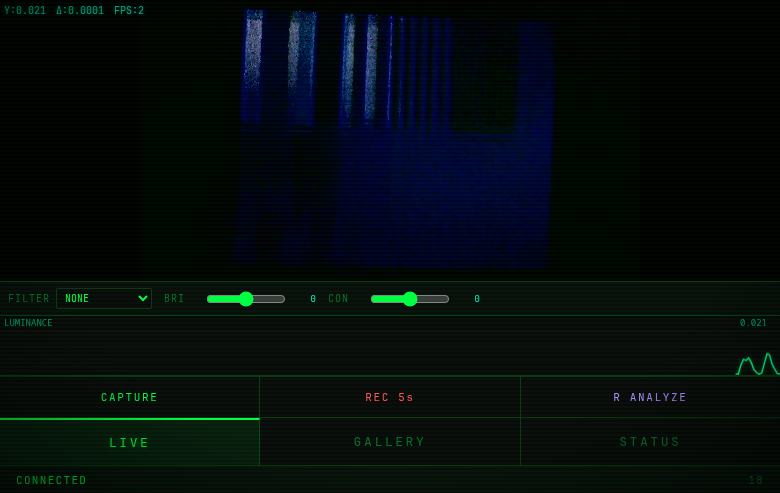
#> input picture crt-monitor-home.png, 780 x 493 px
$ python advanced_signal_analysis.py ../../crt-monitor-home.png
#> lines starting #> are read from the running program, lines starting #| are printed output that depends on the picture
#!/usr/bin/env python3
"""
Advanced Signal Analysis — deeper techniques for CRT composite video diagnostics.

This script focuses on the harder problems:
- Isolating chroma subcarrier patterns visible in webcam captures
- Measuring actual chrominance phase via YIQ decomposition
- Comparing captured bars against ideal SMPTE reference
- Band-pass filtering to isolate specific frequency content
- Generating publication-quality analysis plots (matplotlib)

Usage:
    python advanced_signal_analysis.py input.jpg [--output-dir ./results]
"""

import argparse
import sys
from pathlib import Path

import cv2
import numpy as np

HAS_MATPLOTLIB = False
try:
    import matplotlib

    matplotlib.use("Agg")  # headless
    import matplotlib.pyplot as plt

    HAS_MATPLOTLIB = True
except ImportError:
    pass

# ---------------------------------------------------------------------------
# Reference data
# ---------------------------------------------------------------------------

# NTSC 75% color bars — known chrominance phase angles (degrees, relative to burst)
NTSC_75_BARS = [
    {"name": "White", "phase": None, "ire": 77.0, "rgb_75": (191, 191, 191), "i": 0.0, "q": 0.0},
    {
        "name": "Yellow",
        "phase": 167.1,
        "ire": 69.0,
        "rgb_75": (191, 191, 0),
        "i": -0.3218,
        "q": -0.3118,
    },
    {
        "name": "Cyan",
        "phase": 283.5,
        "ire": 56.0,
        "rgb_75": (0, 191, 191),
        "i": -0.2739,
        "q": 0.3118,
    },
    {
        "name": "Green",
        "phase": 240.7,
        "ire": 48.0,
        "rgb_75": (0, 191, 0),
        "i": -0.5957,
        "q": 0.0000,
    },
    {
        "name": "Magenta",
        "phase": 60.7,
        "ire": 36.0,
        "rgb_75": (191, 0, 191),
        "i": 0.5957,
        "q": 0.0000,
    },
    {"name": "Red", "phase": 103.5, "ire": 28.0, "rgb_75": (191, 0, 0), "i": 0.2739, "q": -0.3118},
    {"name": "Blue", "phase": 347.1, "ire": 15.0, "rgb_75": (0, 0, 191), "i": 0.3218, "q": 0.3118},
    {"name": "Black", "phase": None, "ire": 7.5, "rgb_75": (0, 0, 0), "i": 0.0, "q": 0.0},
]


def bgr_to_yiq(img):
    """Convert BGR image to YIQ float arrays."""
    f = img.astype(np.float64) / 255.0
    r, g, b = f[:, :, 2], f[:, :, 1], f[:, :, 0]
    y = 0.299 * r + 0.587 * g + 0.114 * b
    i = 0.5957 * r - 0.2745 * g - 0.3213 * b
    q = 0.2115 * r - 0.5226 * g + 0.3111 * b
    return y, i, q


# ---------------------------------------------------------------------------
# 1. CHROMINANCE PHASE POLAR PLOT (requires matplotlib)
# ---------------------------------------------------------------------------


def plot_chrominance_polar(img, output_path, num_bars=8, margin_pct=0.15):
    """Polar plot of measured chrominance phase vs. NTSC reference.

    This is THE key diagnostic for composite video — if your chroma phases
    are wrong, colors will be shifted on the TV.
    """
    if not HAS_MATPLOTLIB:
        print("  [SKIP] matplotlib not available for polar plot")
        return

    h, w = img.shape[:2]
    bar_top = int(h * 0.1)
    bar_bottom = int(h * 0.6)
    bar_width = w // num_bars
    margin = int(bar_width * margin_pct)

    y, i_ch, q_ch = bgr_to_yiq(img)

    fig, (ax_polar, ax_bar) = plt.subplots(1, 2, figsize=(16, 7), subplot_kw={"projection": None})
    ax_polar = fig.add_subplot(121, projection="polar")
    ax_bar = fig.add_subplot(122)

    measured_phases = []
    measured_amps = []
    ref_phases = []
    names = []

    for idx in range(num_bars):
        bar = NTSC_75_BARS[idx]
        x_start = idx * bar_width + margin
        x_end = (idx + 1) * bar_width - margin

        roi_i = i_ch[bar_top:bar_bottom, x_start:x_end]
        roi_q = q_ch[bar_top:bar_bottom, x_start:x_end]

        i_mean = np.mean(roi_i)
        q_mean = np.mean(roi_q)
        phase = np.degrees(np.arctan2(q_mean, i_mean)) % 360
        amp = np.sqrt(i_mean**2 + q_mean**2)

        measured_phases.append(phase)
        measured_amps.append(amp)
        ref_phases.append(bar["phase"])
        names.append(bar["name"])

    # Polar plot
    bar_colors = ["gray", "#C8C800", "#00C8C8", "#00C800", "#C800C8", "#C80000", "#0000C8", "black"]
    for idx, (name, phase, amp, ref_ph) in enumerate(
        zip(names, measured_phases, measured_amps, ref_phases, strict=False)
    ):
        if ref_ph is not None and amp > 0.01:
            # Measured
            ax_polar.plot(
                np.radians(phase),
                amp,
                "o",
                markersize=10,
                color=bar_colors[idx],
                label=f"{name} ({phase:.1f}deg)",
            )
            # Reference
            ref_amp = np.sqrt(NTSC_75_BARS[idx]["i"] ** 2 + NTSC_75_BARS[idx]["q"] ** 2)
            ax_polar.plot(
                np.radians(ref_ph),
                ref_amp,
                "x",
                markersize=12,
                color=bar_colors[idx],
                markeredgewidth=2,
            )
            # Error arc
            ax_polar.annotate(
                "",
                xy=(np.radians(phase), amp),
                xytext=(np.radians(ref_ph), ref_amp),
                arrowprops=dict(arrowstyle="->", color="red", lw=0.8),
            )

    ax_polar.set_title("Chrominance Phase (o=measured, x=reference)", pad=20)
    ax_polar.legend(loc="upper right", bbox_to_anchor=(1.3, 1.0), fontsize=8)

    # Bar chart of phase errors
    errors = []
    error_names = []
    for idx, (name, phase, ref_ph) in enumerate(
        zip(names, measured_phases, ref_phases, strict=False)
    ):
        if ref_ph is not None and measured_amps[idx] > 0.01:
            err = (phase - ref_ph + 180) % 360 - 180
            errors.append(err)
            error_names.append(name)

    if errors:
        colors_err = [
            "green" if abs(e) < 10 else "orange" if abs(e) < 20 else "red" for e in errors
        ]
        ax_bar.barh(error_names, errors, color=colors_err)
        ax_bar.axvline(x=0, color="white", linewidth=0.5)
        ax_bar.axvline(x=10, color="yellow", linewidth=0.5, linestyle="--")
        ax_bar.axvline(x=-10, color="yellow", linewidth=0.5, linestyle="--")
        ax_bar.set_xlabel("Phase Error (degrees)")
        ax_bar.set_title("Chrominance Phase Error vs. NTSC Reference")
        ax_bar.set_facecolor("#1a1a1a")

    fig.patch.set_facecolor("#0d0d0d")
    ax_polar.set_facecolor("#1a1a1a")
    ax_polar.tick_params(colors="white")
    ax_polar.xaxis.label.set_color("white")
    ax_bar.tick_params(colors="white")
    ax_bar.xaxis.label.set_color("white")
    ax_bar.title.set_color("white")
    ax_polar.title.set_color("white")

    plt.tight_layout()
    plt.savefig(str(output_path), dpi=150, bbox_inches="tight", facecolor=fig.get_facecolor())
    plt.close()
    print(f"  -> {output_path}")


# ---------------------------------------------------------------------------
# 2. LUMA STAIRCASE ANALYSIS
# ---------------------------------------------------------------------------


def plot_luma_staircase(img, output_path, num_bars=8):
    """Plot horizontal luma profile showing the staircase pattern.

    Ideal color bars produce a descending staircase in luma.
    Deviations reveal gain errors, gamma issues, or sync problems.
    """
    if not HAS_MATPLOTLIB:
        print("  [SKIP] matplotlib not available for luma staircase")
        return

    gray = cv2.cvtColor(img, cv2.COLOR_BGR2GRAY)
    h, w = gray.shape

    # Average several lines in the bar region
    y_start = int(h * 0.2)
    y_end = int(h * 0.5)
    profile = np.mean(gray[y_start:y_end, :].astype(np.float64), axis=0)

    # Approximate IRE mapping
    ire_profile = (profile / 255.0) * 100.0

    # Reference staircase
    bar_width = w / num_bars
    ref_ires = [bar["ire"] for bar in NTSC_75_BARS]

    fig, (ax1, ax2) = plt.subplots(2, 1, figsize=(14, 8), gridspec_kw={"height_ratios": [3, 1]})
    fig.patch.set_facecolor("#0d0d0d")

    # Profile
    x = np.arange(len(profile))
    ax1.plot(x, ire_profile, color="#00ff00", linewidth=0.8, label="Measured")

    # Reference
    for idx, ref_ire in enumerate(ref_ires):
        x_start = int(idx * bar_width)
        x_end = int((idx + 1) * bar_width)
        ax1.hlines(
            ref_ire,
            x_start,
            x_end,
            colors="#ff4444",
            linewidths=1.5,
            linestyles="--",
            label="Reference" if idx == 0 else None,
        )
        ax1.text(
            (x_start + x_end) / 2,
            ref_ire + 2,
            NTSC_75_BARS[idx]["name"],
            ha="center",
            fontsize=8,
            color="#ff4444",
        )

    ax1.set_ylabel("Approximate IRE", color="white")
    ax1.set_title("Luma Staircase — Horizontal Profile", color="white")
    ax1.set_facecolor("#1a1a1a")
    ax1.tick_params(colors="white")
    ax1.legend(facecolor="#2a2a2a", edgecolor="white", labelcolor="white")
    ax1.set_ylim(0, 110)
    ax1.axhline(y=7.5, color="#666666", linewidth=0.5, linestyle=":")
    ax1.axhline(y=100, color="#666666", linewidth=0.5, linestyle=":")

    # Derivative (shows transitions)
    gradient = np.gradient(ire_profile)
    ax2.plot(x, gradient, color="#ffaa00", linewidth=0.5)
    ax2.set_ylabel("dIRE/dx", color="white")
    ax2.set_xlabel("Pixel X", color="white")
    ax2.set_title("Transition Gradient (spikes = bar edges)", color="white")
    ax2.set_facecolor("#1a1a1a")
    ax2.tick_params(colors="white")

    plt.tight_layout()
    plt.savefig(str(output_path), dpi=150, bbox_inches="tight", facecolor=fig.get_facecolor())
    plt.close()
    print(f"  -> {output_path}")


# ---------------------------------------------------------------------------
# 3. FREQUENCY SPECTRUM (1D horizontal) — look for subcarrier artifacts
# ---------------------------------------------------------------------------


def plot_horizontal_spectrum(img, output_path, line_y=None):
    """1D FFT of a horizontal line — can reveal subcarrier-related patterns.

    In a webcam capture of an NTSC signal, you might see energy at the
    subcarrier beat frequency (3.58 MHz aliased to whatever the pixel
    clock maps to). This manifests as fine color fringing patterns.
    """
    if not HAS_MATPLOTLIB:
        print("  [SKIP] matplotlib not available for spectrum plot")
        return

    gray = cv2.cvtColor(img, cv2.COLOR_BGR2GRAY).astype(np.float64)
    h, w = gray.shape

    if line_y is None:
        line_y = h // 3

    # Average a few lines for better SNR
    half_band = 5
    y_lo = max(0, line_y - half_band)
    y_hi = min(h, line_y + half_band)
    line = np.mean(gray[y_lo:y_hi, :], axis=0)

    # Windowed FFT
    window = np.hanning(len(line))
    windowed = (line - np.mean(line)) * window

    fft = np.fft.rfft(windowed)
    magnitude = np.abs(fft)
    freqs = np.fft.rfftfreq(len(line))  # in cycles/pixel

    fig, axes = plt.subplots(3, 1, figsize=(14, 10))
    fig.patch.set_facecolor("#0d0d0d")

    # Line profile
    axes[0].plot(line, color="#00ff00", linewidth=0.8)
    axes[0].set_title(f"Horizontal Line Profile (y={line_y})", color="white")
    axes[0].set_ylabel("Pixel Value", color="white")
    axes[0].set_facecolor("#1a1a1a")
    axes[0].tick_params(colors="white")

    # Magnitude spectrum (linear)
    axes[1].plot(freqs[1:], magnitude[1:], color="#00aaff", linewidth=0.8)
    axes[1].set_title("FFT Magnitude Spectrum (linear)", color="white")
    axes[1].set_ylabel("Magnitude", color="white")
    axes[1].set_facecolor("#1a1a1a")
    axes[1].tick_params(colors="white")

    # Magnitude spectrum (log dB)
    db = 20 * np.log10(magnitude[1:] + 1e-10)
    axes[2].plot(freqs[1:], db, color="#ff6600", linewidth=0.8)
    axes[2].set_title("FFT Magnitude Spectrum (dB)", color="white")
    axes[2].set_xlabel("Frequency (cycles/pixel)", color="white")
    axes[2].set_ylabel("dB", color="white")
    axes[2].set_facecolor("#1a1a1a")
    axes[2].tick_params(colors="white")

    # Mark some interesting frequencies
    # Nyquist is at 0.5 cycles/pixel
    axes[2].axvline(x=0.25, color="yellow", linewidth=0.5, linestyle="--", alpha=0.5)
    axes[2].text(0.25, db.max() * 0.9, "1/4 Nyq", fontsize=8, color="yellow")

    plt.tight_layout()
    plt.savefig(str(output_path), dpi=150, bbox_inches="tight", facecolor=fig.get_facecolor())
    plt.close()
    print(f"  -> {output_path}")


# ---------------------------------------------------------------------------
# 4. VERTICAL SPECTRUM — scanline frequency detection
# ---------------------------------------------------------------------------


def plot_vertical_spectrum(img, output_path):
    """1D FFT of vertical profile — finds scanline periodicity.

    The dominant vertical frequency corresponds to the scanline spacing
    as captured by the webcam.
    """
    if not HAS_MATPLOTLIB:
        print("  [SKIP] matplotlib not available for vertical spectrum")
        return

    gray = cv2.cvtColor(img, cv2.COLOR_BGR2GRAY).astype(np.float64)
    h, w = gray.shape

    # Average columns in bar region
    x_start = w // 4
    x_end = 3 * w // 4
    v_profile = np.mean(gray[:, x_start:x_end], axis=1)

    window = np.hanning(len(v_profile))
    windowed = (v_profile - np.mean(v_profile)) * window

    fft = np.fft.rfft(windowed)
    magnitude = np.abs(fft)
    freqs = np.fft.rfftfreq(len(v_profile))

    fig, (ax1, ax2) = plt.subplots(2, 1, figsize=(14, 7))
    fig.patch.set_facecolor("#0d0d0d")

    ax1.plot(v_profile, color="#00ff00", linewidth=0.8)
    ax1.set_title("Vertical Brightness Profile (averaged across bar region)", color="white")
    ax1.set_ylabel("Pixel Value", color="white")
    ax1.set_xlabel("Row (Y)", color="white")
    ax1.set_facecolor("#1a1a1a")
    ax1.tick_params(colors="white")

    db = 20 * np.log10(magnitude[1:] + 1e-10)
    ax2.plot(freqs[1:], db, color="#ff6600", linewidth=0.8)
    ax2.set_title("Vertical Frequency Spectrum (dB)", color="white")
    ax2.set_xlabel("Frequency (cycles/pixel)", color="white")
    ax2.set_ylabel("dB", color="white")
    ax2.set_facecolor("#1a1a1a")
    ax2.tick_params(colors="white")

    # Find dominant peak (scanline freq)
    peak_idx = np.argmax(magnitude[1:]) + 1
    peak_freq = freqs[peak_idx]
    if peak_freq > 0:
        peak_period = 1.0 / peak_freq
        ax2.axvline(x=peak_freq, color="red", linewidth=1, linestyle="--")
        ax2.text(
            peak_freq + 0.005,
            db.max() * 0.9,
            f"Peak: {peak_freq:.4f} c/px\n= {peak_period:.1f} px/scanline",
            fontsize=9,
            color="red",
        )

    plt.tight_layout()
    plt.savefig(str(output_path), dpi=150, bbox_inches="tight", facecolor=fig.get_facecolor())
    plt.close()
    print(f"  -> {output_path}")


# ---------------------------------------------------------------------------
# 5. BAND-PASS FILTER — isolate specific frequency content
# ---------------------------------------------------------------------------


def bandpass_filter_image(img, low_freq=0.05, high_freq=0.2):
    """Apply a 2D band-pass filter to isolate medium-frequency content.

    This can reveal:
    - Subcarrier beat patterns (with appropriate freq range)
    - Phosphor grid structure
    - Moire interference patterns

    Frequencies in cycles/pixel: 0.0=DC, 0.5=Nyquist
    """
    gray = cv2.cvtColor(img, cv2.COLOR_BGR2GRAY).astype(np.float64)
    rows, cols = gray.shape

    dft = np.fft.fft2(gray)
    dft_shift = np.fft.fftshift(dft)

    # Create bandpass mask
    cy, cx = rows // 2, cols // 2
    y_coords, x_coords = np.ogrid[:rows, :cols]
    dist = np.sqrt((y_coords - cy) ** 2 + (x_coords - cx) ** 2)

    # Convert freq to pixel radius
    max_dim = max(rows, cols)
    r_low = low_freq * max_dim
    r_high = high_freq * max_dim

    # Smooth Butterworth-style bandpass
    order = 4
    lp = 1.0 / (1.0 + (dist / r_high) ** (2 * order))  # low-pass at high_freq
    hp = 1.0 - 1.0 / (1.0 + (dist / r_low) ** (2 * order))  # high-pass at low_freq
    mask = lp * hp

    # Apply
    filtered = dft_shift * mask
    result = np.abs(np.fft.ifft2(np.fft.ifftshift(filtered)))

    # Normalize for visibility
    p1, p99 = np.percentile(result, [1, 99])
    result = np.clip((result - p1) / (p99 - p1 + 1e-6) * 255, 0, 255).astype(np.uint8)

    return result


# ---------------------------------------------------------------------------
# 6. REFERENCE COMPARISON — side-by-side with ideal bars
# ---------------------------------------------------------------------------


def generate_reference_bars(width, height):
    """Generate a perfect SMPTE 75% color bar reference image."""
    ref = np.zeros((height, width, 3), dtype=np.uint8)
    bar_width = width // 8

    for idx, bar in enumerate(NTSC_75_BARS):
        x_start = idx * bar_width
        x_end = (idx + 1) * bar_width if idx < 7 else width
        r, g, b = bar["rgb_75"]
        ref[0 : int(height * 0.67), x_start:x_end] = [b, g, r]  # BGR

    return ref


def comparison_diff(img, output_path):
    """Generate a difference image between capture and ideal reference.

    Bright areas in the diff = large color errors.
    Uniform diff = systematic offset (gamma, white balance).
    """
    h, w = img.shape[:2]
    ref = generate_reference_bars(w, h)

    # Resize ref to match
    ref_resized = cv2.resize(ref, (w, h))

    # Absolute difference
    diff = cv2.absdiff(img, ref_resized)

    # Amplify for visibility
    diff_amplified = cv2.convertScaleAbs(diff, alpha=3.0)

    # Side by side
    result = np.hstack([img, ref_resized, diff_amplified])

    cv2.imwrite(str(output_path), result)
    print(f"  -> {output_path}")


# ---------------------------------------------------------------------------
# 7. I/Q CHANNEL HEATMAPS
# ---------------------------------------------------------------------------


def iq_heatmaps(img, output_dir):
    """Generate color-mapped heatmaps of I and Q channels.

    I channel: orange-cyan contrast axis
    Q channel: purple-green contrast axis

    For color bars, each bar should show a uniform I and Q value within
    its region. Non-uniformity indicates chroma noise or cross-talk.
    """
    _, i_ch, q_ch = bgr_to_yiq(img)

    # Map to 0-255 for visualization
    i_vis = np.clip((i_ch + 0.6) / 1.2 * 255, 0, 255).astype(np.uint8)
    q_vis = np.clip((q_ch + 0.53) / 1.06 * 255, 0, 255).astype(np.uint8)

    i_heatmap = cv2.applyColorMap(i_vis, cv2.COLORMAP_TWILIGHT_SHIFTED)
    q_heatmap = cv2.applyColorMap(q_vis, cv2.COLORMAP_TWILIGHT_SHIFTED)

    cv2.imwrite(str(output_dir / "I_channel_heatmap.png"), i_heatmap)
    print(f"  -> {output_dir / 'I_channel_heatmap.png'}")

    cv2.imwrite(str(output_dir / "Q_channel_heatmap.png"), q_heatmap)
    print(f"  -> {output_dir / 'Q_channel_heatmap.png'}")

    # Combined I-Q as false color (I=red, Q=blue, amplitude=green)
    amp = np.sqrt(i_ch**2 + q_ch**2)
    amp_vis = np.clip(amp / 0.6 * 255, 0, 255).astype(np.uint8)

    iq_combined = np.stack([q_vis, amp_vis, i_vis], axis=-1)
    cv2.imwrite(str(output_dir / "IQ_combined.png"), iq_combined)
    print(f"  -> {output_dir / 'IQ_combined.png'}")


# ---------------------------------------------------------------------------
# CLI
# ---------------------------------------------------------------------------


def main():
    parser = argparse.ArgumentParser(
        description="Advanced CRT Signal Analysis — chrominance phase, frequency, and reference comparison"
    )
    parser.add_argument("input", help="Input image (PNG/JPG from webcam capture)")
    parser.add_argument(
        "--output-dir", "-o", default="./crt_analysis_advanced", help="Output directory"
    )

    args = parser.parse_args()

    img = cv2.imread(args.input)
#> img is the input picture: shape (493, 780, 3); mean B, G, R 12.5, 12.4, 4.2
    if img is None:
        print(f"ERROR: cannot read {args.input}")
        sys.exit(1)

    out = Path(args.output_dir)
    out.mkdir(parents=True, exist_ok=True)
    stem = Path(args.input).stem

    print("=== Advanced Signal Analysis ===")
    print(f"Input:  {args.input} ({img.shape[1]}x{img.shape[0]})")
#| Input:  ../../crt-monitor-home.png (780x493)
    print(f"Output: {out}/\n")

    print("[1/7] Chrominance phase polar plot...")
    plot_chrominance_polar(img, out / f"{stem}_chroma_polar.png")
#> in bgr_to_yiq, `r, g, b = f[:, :, 2], f[:, :, 1], f[:, :, 0]`:
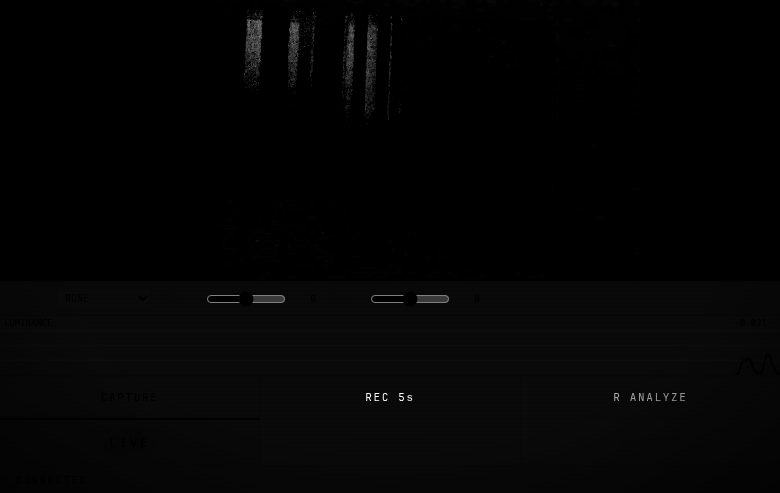
#> r: shape (493, 780) float64; min 0, max 1, mean 0.0163
#> in bgr_to_yiq, `r, g, b = f[:, :, 2], f[:, :, 1], f[:, :, 0]`:
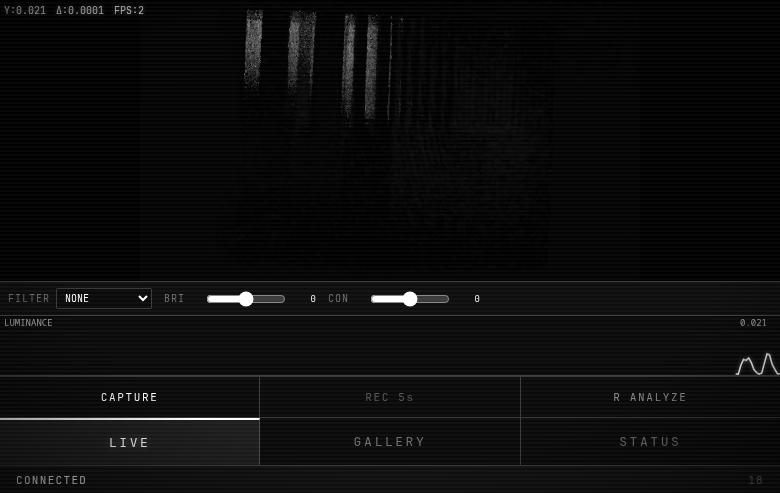
#> g: shape (493, 780) float64; min 0, max 1, mean 0.0487
#> in bgr_to_yiq, `r, g, b = f[:, :, 2], f[:, :, 1], f[:, :, 0]`:
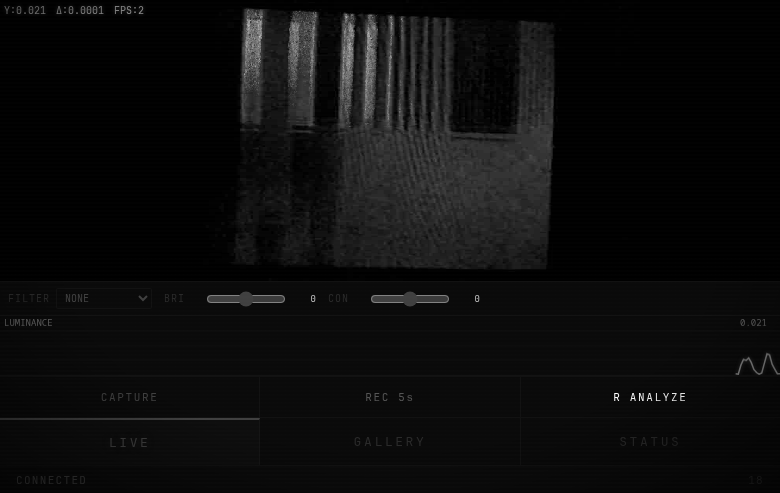
#> b: shape (493, 780) float64; min 0, max 1, mean 0.049
#> in bgr_to_yiq, `i = 0.5957 * r - 0.2745 * g - 0.3213 * b`:
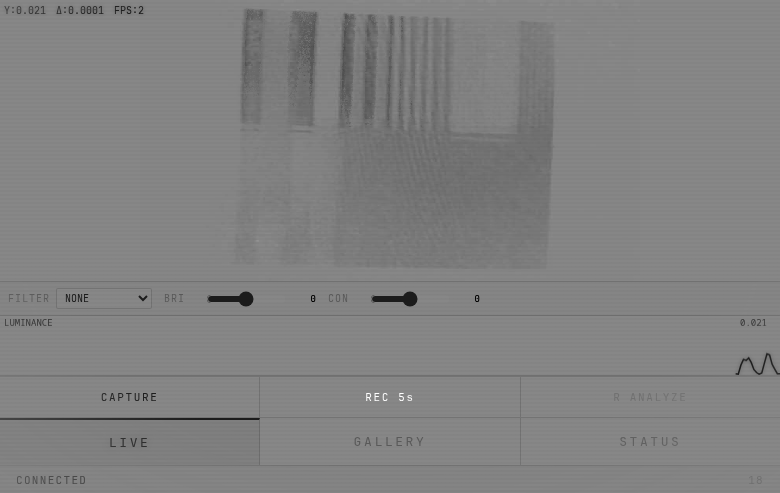
#> i: shape (493, 780) float64; min -0.45, max 0.397, mean -0.0194; drawn with min black and max white
#> in bgr_to_yiq, `q = 0.2115 * r - 0.5226 * g + 0.3111 * b`:
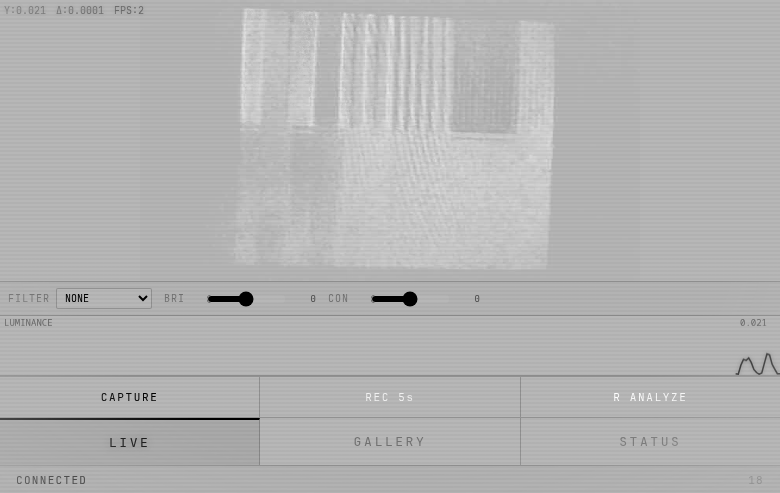
#> q: shape (493, 780) float64; min -0.445, max 0.173, mean -0.00673; drawn with min black and max white
#> the loop in plot_chrominance_polar, `for idx in range(num_bars):` made 8 passes
#> (i_mean, q_mean, phase, amp) on passes 1 to 8: (-0.00651, -0.0082, 231.5, 0.0105), (-0.00835, -0.0118, 234.7, 0.0145), (-0.0233, -0.000428, 181.1, 0.0233), (-0.0436, 0.0172, 158.5, 0.0468), (-0.0522, 0.0255, 153.9, 0.0581), (-0.04, 0.0156, 158.7, 0.0429), (-0.00823, -0.0119, 235.2, 0.0144), (-0.00619, -0.00781, 231.6, 0.00997)
#> (the rest of the program and of its run is left out)
